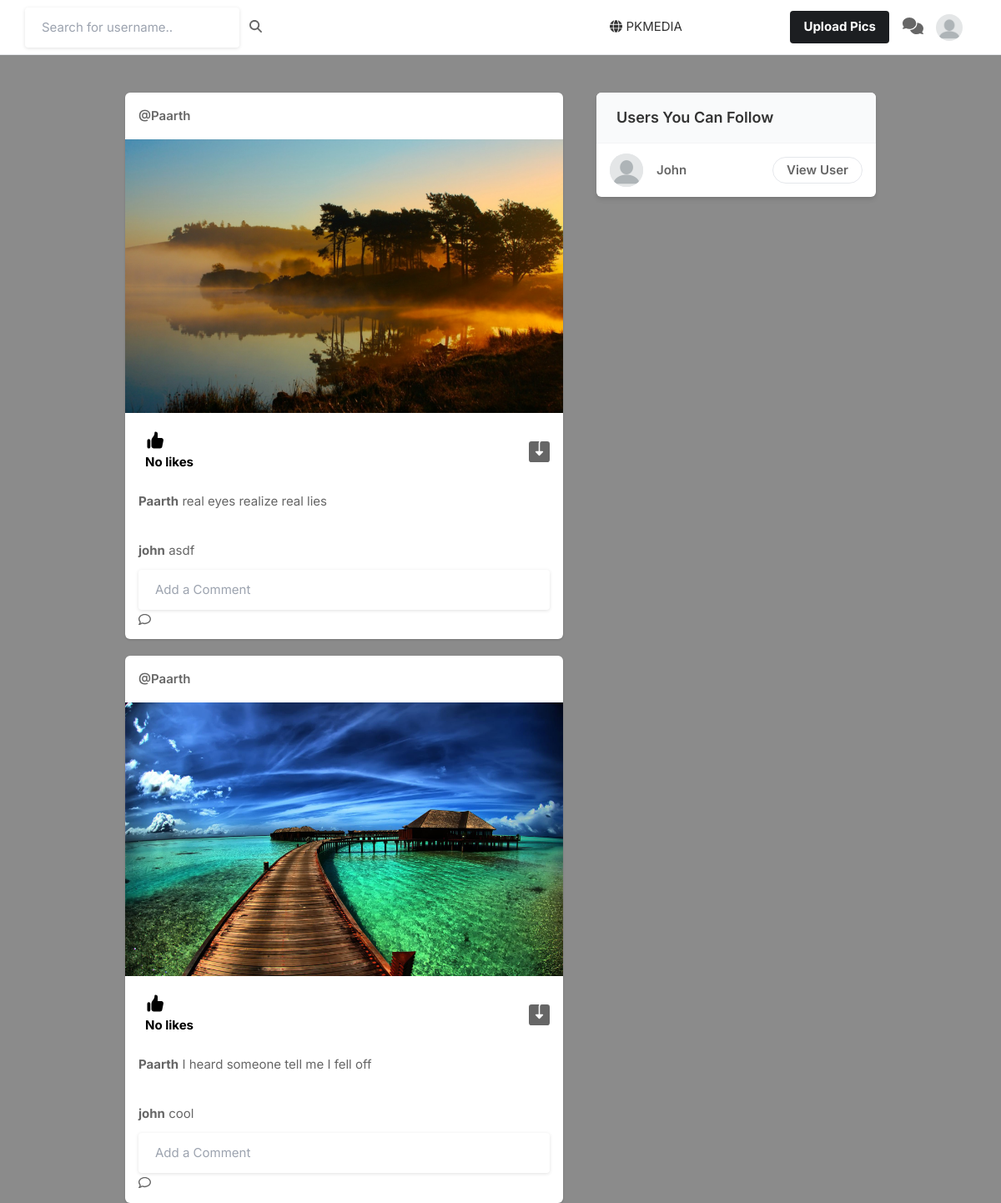
The app's page / (signed in) with its own data.
### core/models.py (models this page shows, shortened)
class Profile(models.Model):
    user = models.ForeignKey(User, on_delete=models.CASCADE)
    id_user = models.IntegerField()
    bio = models.TextField(blank=True)
    profileimg = models.ImageField(upload_to='profile_images', default='blank-profile-picture.png')
    location = models.CharField(max_length=100, blank=True)

class Post(models.Model):
    id = models.TextField(primary_key=True)
    user = models.CharField(max_length=100)
    image = models.ImageField(upload_to='post_images')
    caption = models.TextField()
    created_at = models.DateTimeField(default=datetime.now)
    no_of_likes = models.IntegerField(default=0)

class Comment(models.Model):
    id = models.TextField(primary_key=True)
    user = models.CharField(max_length=100)
    comment = models.TextField()
    post_id = models.CharField(max_length=500)
    created_at = models.DateTimeField(default=datetime.now)

### core/views.py (the view)
# urls.py: path('', views.index, name='index'),
@login_required(login_url='signin')
def index(request):
    user_object = User.objects.get(username=request.user.username)
    user_profile = Profile.objects.get(user=user_object)
    comments = Comment.objects.filter()
    user_following_list = []
    feed = []
    self_feed_list = Post.objects.filter(user=request.user)
    feed.append(self_feed_list)
    user_following = FollowersCount.objects.filter(follower=request.user.username)
    following_count= len(user_following)
    user_followers = FollowersCount.objects.filter(user=request.user.username)
    follower_count = len(user_followers)
    for users in user_following:
        user_following_list.append(users.user)
    for usernames in user_following_list:
        feed_lists = Post.objects.filter(user=usernames)
        feed.append(feed_lists)
    feed_list = list(chain(*feed))
    all_users = User.objects.all()
    user_following_all = []
    for user in user_following:
        user_list = User.objects.get(username=user.user)
        user_following_all.append(user_list)
    new_suggestions_list = [x for x in list(all_users) if (x not in list(user_following_all))]
    current_user = User.objects.filter(username=request.user.username)
    final_suggestions_list = [x for x in list(new_suggestions_list) if ( x not in list(current_user))]
    random.shuffle(final_suggestions_list)
    username_profile = []
    username_profile_list = []
    for users in final_suggestions_list:
        username_profile.append(users.id)
    for ids in username_profile:
        profile_lists = Profile.objects.filter(id_user=ids)
        username_profile_list.append(profile_lists)
    suggestions_username_profile_list = list(chain(*username_profile_list))
    context =  {'user_profile': user_profile,
                'posts':feed_list,
                'suggestions_username_profile_list': suggestions_username_profile_list[:4],
                'following_count': following_count,
                'follower_count' : follower_count,
                'comments': comments }
    return render(request, 'index.html', context)

### templates/index.html (shortened to what this page needs)
{% load static %}
<!DOCTYPE html>
<html lang="en">
<head>
    <link rel="stylesheet" href="{% static 'assets/css/icons.css' %}">
    <link rel="stylesheet" href="{% static 'assets/css/uikit.css' %}">
    <link rel="stylesheet" href="{% static 'assets/css/style.css' %}">
    <link rel="stylesheet" href="{% static 'assets/css/tailwind.css' %}">
    <link rel="stylesheet" href="https://cdnjs.cloudflare.com/ajax/libs/font-awesome/4.7.0/css/font-awesome.min.css">
</head>
<body>
            <header>
                <div class="header_inner">
                    <form action="/search" method="POST">
                    <div class="left-side">
                            <input type="text" name="username" placeholder="Search for username..">&nbsp; &nbsp;
                            <button type="submit"><i class="fa fa-search fa-1x"></i></button>
                    </div>
                    </form>
                    <div >
                        <p href="home.html">
                            <center><h1 style="text-transform: uppercase;">
                                <i class="fa-solid fa-globe" ></i> PKMedia</h1></center>
                        </p>
                    </div>
                    <div class="right-side lg:pr-4">
                        <a href="#"
                            class="bg-pink-500 flex font-bold hidden hover:bg-pink-600 hover:text-white inline-block items-center lg:block max-h-10 mr-4 px-4 py-2 rounded shado text-white">
                             Upload Pics
                        </a>
                        <a href="#"><i class="fa-solid fa-comments fa-lg"></i></a>
                        <a href="#">
                            <img src="{{user_profile.profileimg.url}}" class="header-avatar" alt="">
                        </a>
                    </div>
                </div>
            </header>
            <div class="container m-auto">
                <div class="lg:flex justify-center lg:space-x-10 lg:space-y-0 space-y-5">
                    <div class="space-y-5 flex-shrink-0 lg:w-7/12">
                        {% for post in posts reversed %}
                        <div class="bg-white shadow rounded-md  -mx-2 lg:mx-0">
                            <div class="flex justify-between items-center px-4 py-3">
                                <div class="flex flex-1 items-center space-x-4">
                                    <span class="block font-semibold "><a href="/profile/{{post.user}}">@{{post.user}}</a></span>
                                </div>
                              <div>
                                <a href="#"> <i class="icon-feather-more-horizontal text-2xl hover:bg-gray-200 rounded-full p-2 transition -mr-1 "></i> </a>
                              </div>
                            </div>
                            <div uk-lightbox>
                                <a href="{{post.image.url}}">
                                    <img src="{{post.image.url}}" alt="">
                                </a>
                            </div>
                            <div class="py-3 px-4 space-y-3">
                                <div class="flex space-x-4 lg:font-bold">
                                    <a href="/like-post?post_id={{post.id}}" class="flex items-center space-x-2">
                                        <div class="p-2 rounded-full text-black">
                                            {% if post.no_of_likes == 0 %}
                                            <p>No likes</p>
                                            {% elif post.no_of_likes == 1 %}
                                            <p>Liked by {{post.no_of_likes}} person</p>
                                            {% else %}
                                            <p>Liked by {{post.no_of_likes}} people</p>
                                            {% endif %}
                                        </div>
                                    </a>
                                    <a href="{{post.image.url}}" class="flex items-center space-x-2 flex-1 justify-end" download>
                                    </a>
                                </div>
                                <p>
                                    <a href="/profile/{{post.user}}"><strong>{{post.user}}</strong></a> {{post.caption}}
                                </p>
                                <br>
                                <div>
                                    {% for comment in comments reversed %}
                                        {% if comment.post_id == post.id  %}
                                        <div>
                                        <a href="/profile/{{comment.user}}"><strong>{{comment.user}}</strong></a> {{comment.comment}}
                                        </div>
                                        {% endif %}
                                    {% endfor %}
                                </div>
                                <div>
                                    <form  method="post" action="comment">
                                        <input type="text" name="comment_text" placeholder="Add a Comment">
                                        <button type="submit"><i class="fa-regular fa-comment"></i></button>
                                </form>
                                </div>
                            </div>
                        </div>
                        {% endfor %}
                    </div>
                    <div class="lg:w-5/12">
                        <div class="bg-white  shadow-md rounded-md overflow-hidden">
                            <div class="bg-gray-50  border-b border-gray-100 flex items-baseline justify-between py-4 px-6 ">
                                <h2 class="font-semibold text-lg">Users You Can Follow</h2>
                            </div>
                            <div class="divide-gray-300 divide-gray-50 divide-opacity-50 divide-y px-4 ">
                                {% for suggestion in suggestions_username_profile_list %}
                                <div class="flex items-center justify-between py-3">
                                    <div class="flex flex-1 items-center space-x-4">
                                        <a href="/profile/{{suggestion.user}}">
                                            <img src="{{suggestion.profileimg.url}}" class="bg-gray-200 rounded-full w-10 h-10">
                                        </a>
                                        <div class="flex flex-col">
                                            <span class="block capitalize font-semibold"> {{suggestion.user}} </span>
                                        </div>
                                    </div>
                                    <a href="/profile/{{suggestion.user}}" class="border border-gray-200 font-semibold px-4 py-1 rounded-full hover:bg-pink-600 hover:text-white hover:border-pink-600 "> View User </a>
                                </div>
                                {% endfor %}
                            </div>
                        </div>
                    </div>
                </div>
            </div>
</body>
</html>

### static/assets/css/style.css (style rules this page uses)
body { background-color: #8b8b8b!important; }
button { vertical-align: middle; }
input { height: 48px; line-height: 48px; padding: 0 20px; outline: none; font-size: 15px; color: #808080; max-width: 100%; width: 100%; -webkit-box-sizing: border-box; box-sizing: border-box; display: block; font-weight: 400; opacity: 1; border-radius: 4px; border: none; -webkit-box-shadow: 0 1px 4px 0px rgba(0, 0, 0, 0.12); box-shadow: 0 1px 4px 0px rgba(0, 0, 0, 0.12); }
input[type="text"], input[type="password"], input[type="email"], input[type="number"] { height: 48px; line-height: 48px; padding: 0 20px; outline: none; font-size: 15px; color: #808080; max-width: 100%; width: 100%; -webkit-box-sizing: border-box; box-sizing: border-box; display: block; font-weight: 400; opacity: 1; border-radius: 4px; border: none; -webkit-box-shadow: 0 1px 4px 0px rgba(0, 0, 0, 0.12); box-shadow: 0 1px 4px 0px rgba(0, 0, 0, 0.12); }
input { -webkit-transition: all 0.1s ease-in-out; transition: all 0.1s ease-in-out; }
::placeholder { color: #808080; opacity: 1; }
button { border: none; margin: 0; padding: 0; width: auto; overflow: visible; background: transparent; color: inherit; font: inherit; line-height: normal; cursor: pointer; }
a { color: #be185d; -webkit-transition: 0.3s; transition: 0.3s; outline: none !important; }
button { outline: none !important; }
img { max-width: 100%; }
body { color: #666; font-size: 15px; line-height: 27px; background-color: #f0f2f5; font-family: "Inter", sans-serif; text-transform: none; }
body p { font-size: 15px; line-height: 27px; }
h1, h2, h3, h4, h5, h6 { font-family: "Inter", sans-serif; text-transform: none; }
input[type="text"], input[type="password"], input[type="email"] { font-family: "Inter", sans-serif; text-transform: none; }
button, body .pac-container { font-family: "Inter", sans-serif; text-transform: none; }
h1, h2, h3, h4, h5, h6 { color: #333; font-weight: 500; margin: 0; padding: 0; }
h1 { font-size: 32px; }
h2 { font-size: 26px; }
b, strong { font-weight: 700 !important; }
@media (min-width: 1024px) { .container { max-width: 900px !important; padding-top: 45px; } }
header { background-color: #fff; left: 0; right: 0; top: 0; z-index: 99; height: 66px; display: -webkit-box; display: -ms-flexbox; display: flex; -webkit-box-align: center; -ms-flex-align: center; align-items: center; border-bottom: 1px solid #e5e7eb; }
header .header_inner { display: -webkit-box; display: -ms-flexbox; display: flex; -webkit-box-align: center; -ms-flex-align: center; align-items: center; max-width: 1090px; margin: auto; width: 100%; max-width: 100% !important; padding: 0 30px; }
header .header_inner .left-side { display: -webkit-box; display: -ms-flexbox; display: flex; -webkit-box-align: center; -ms-flex-align: center; align-items: center; }
header .header_inner .right-side { display: -webkit-box; display: -ms-flexbox; display: flex; -webkit-box-align: center; -ms-flex-align: center; align-items: center; -webkit-box-pack: end; -ms-flex-pack: end; justify-content: flex-end; margin-left: auto; }
header .header_inner .right-side .header-avatar { width: 32px; height: 32px; border-radius: 100%; margin-left: 15px; }

### records on screen
Profile: profileimg (placeholder picture)
Post: user "Paarth", image (picture), no_of_likes "No likes", caption "real eyes realize real lies"
Comment: user "john", comment "asdf"
Post: user "Paarth", image (picture), no_of_likes "No likes", caption "I heard someone tell me I fell off"
Comment: user "john", comment "cool"
Profile: profileimg (placeholder picture), user "John"
